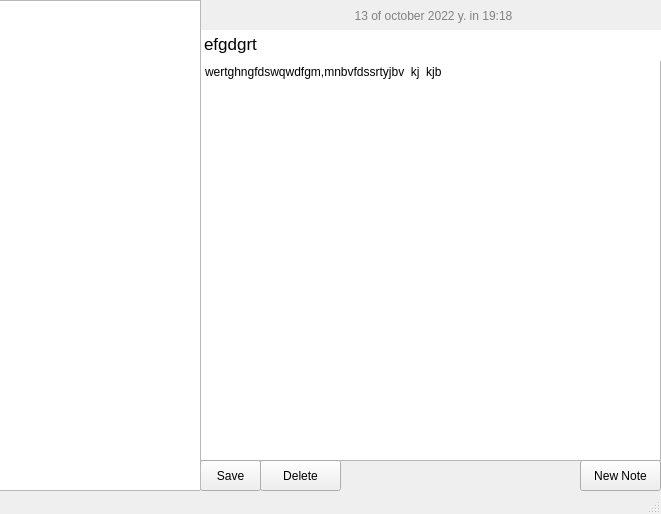
<?xml version="1.0" encoding="UTF-8"?>
<ui version="4.0">
 <class>MainWindow</class>
 <widget class="QMainWindow" name="MainWindow">
  <property name="geometry">
   <rect>
    <x>0</x>
    <y>0</y>
    <width>661</width>
    <height>514</height>
   </rect>
  </property>
  <property name="sizePolicy">
   <sizepolicy hsizetype="Fixed" vsizetype="Fixed">
    <horstretch>0</horstretch>
    <verstretch>0</verstretch>
   </sizepolicy>
  </property>
  <property name="maximumSize">
   <size>
    <width>16777215</width>
    <height>16777212</height>
   </size>
  </property>
  <property name="windowTitle">
   <string>MainWindow</string>
  </property>
  <property name="autoFillBackground">
   <bool>true</bool>
  </property>
  <widget class="QWidget" name="centralwidget">
   <widget class="QPlainTextEdit" name="note_text">
    <property name="geometry">
     <rect>
      <x>200</x>
      <y>60</y>
      <width>461</width>
      <height>401</height>
     </rect>
    </property>
    <property name="autoFillBackground">
     <bool>false</bool>
    </property>
    <property name="plainText">
     <string>wertghngfdswqwdfgm,mnbvfdssrtyjbv  kj  kjb </string>
    </property>
   </widget>
   <widget class="QLabel" name="date_label">
    <property name="geometry">
     <rect>
      <x>198</x>
      <y>0</y>
      <width>471</width>
      <height>32</height>
     </rect>
    </property>
    <property name="autoFillBackground">
     <bool>true</bool>
    </property>
    <property name="text">
     <string>&lt;html&gt;&lt;head/&gt;&lt;body&gt;&lt;p&gt;&lt;span style=&quot; color:#818181;&quot;&gt;13 of october 2022 y. in 19:18&lt;/span&gt;&lt;/p&gt;&lt;/body&gt;&lt;/html&gt;</string>
    </property>
    <property name="alignment">
     <set>Qt::AlignCenter</set>
    </property>
   </widget>
   <widget class="QPushButton" name="SaveButton">
    <property name="geometry">
     <rect>
      <x>200</x>
      <y>460</y>
      <width>61</width>
      <height>31</height>
     </rect>
    </property>
    <property name="text">
     <string>Save</string>
    </property>
   </widget>
   <widget class="QTextEdit" name="title_edit">
    <property name="geometry">
     <rect>
      <x>200</x>
      <y>30</y>
      <width>461</width>
      <height>31</height>
     </rect>
    </property>
    <property name="autoFillBackground">
     <bool>true</bool>
    </property>
    <property name="frameShape">
     <enum>QFrame::NoFrame</enum>
    </property>
    <property name="frameShadow">
     <enum>QFrame::Plain</enum>
    </property>
    <property name="sizeAdjustPolicy">
     <enum>QAbstractScrollArea::AdjustToContents</enum>
    </property>
    <property name="html">
     <string>&lt;!DOCTYPE HTML PUBLIC &quot;-//W3C//DTD HTML 4.0//EN&quot; &quot;http://www.w3.org/TR/REC-html40/strict.dtd&quot;&gt;
&lt;html&gt;&lt;head&gt;&lt;meta name=&quot;qrichtext&quot; content=&quot;1&quot; /&gt;&lt;style type=&quot;text/css&quot;&gt;
p, li { white-space: pre-wrap; }
&lt;/style&gt;&lt;/head&gt;&lt;body style=&quot; font-family:'.AppleSystemUIFont'; font-size:13pt; font-weight:400; font-style:normal;&quot;&gt;
&lt;p style=&quot; margin-top:0px; margin-bottom:0px; margin-left:0px; margin-right:0px; -qt-block-indent:0; text-indent:0px;&quot;&gt;efgdgrt&lt;/p&gt;&lt;/body&gt;&lt;/html&gt;</string>
    </property>
   </widget>
   <widget class="QPushButton" name="DeleteButton">
    <property name="geometry">
     <rect>
      <x>260</x>
      <y>460</y>
      <width>81</width>
      <height>31</height>
     </rect>
    </property>
    <property name="text">
     <string>Delete</string>
    </property>
   </widget>
   <widget class="QPushButton" name="NewButton">
    <property name="geometry">
     <rect>
      <x>580</x>
      <y>460</y>
      <width>81</width>
      <height>31</height>
     </rect>
    </property>
    <property name="text">
     <string>New Note</string>
    </property>
   </widget>
   <widget class="QTreeWidget" name="notes_display">
    <property name="geometry">
     <rect>
      <x>-100</x>
      <y>0</y>
      <width>301</width>
      <height>491</height>
     </rect>
    </property>
    <property name="lineWidth">
     <number>1</number>
    </property>
    <property name="editTriggers">
     <set>QAbstractItemView::SelectedClicked</set>
    </property>
    <property name="itemsExpandable">
     <bool>false</bool>
    </property>
    <property name="columnCount">
     <number>2</number>
    </property>
    <attribute name="headerVisible">
     <bool>false</bool>
    </attribute>
    <column>
     <property name="text">
      <string>id</string>
     </property>
     <property name="font">
      <font>
       <pointsize>9</pointsize>
      </font>
     </property>
     <property name="foreground">
      <brush brushstyle="NoBrush">
       <color alpha="255">
        <red>98</red>
        <green>144</green>
        <blue>102</blue>
       </color>
      </brush>
     </property>
    </column>
    <column>
     <property name="text">
      <string notr="true">title</string>
     </property>
    </column>
   </widget>
  </widget>
  <widget class="QStatusBar" name="statusbar"/>
  <action name="actionldfgldkfgfjgr">
   <property name="text">
    <string>ldfgldkfgfjgr</string>
   </property>
  </action>
 </widget>
 <resources/>
 <connections/>
</ui>
